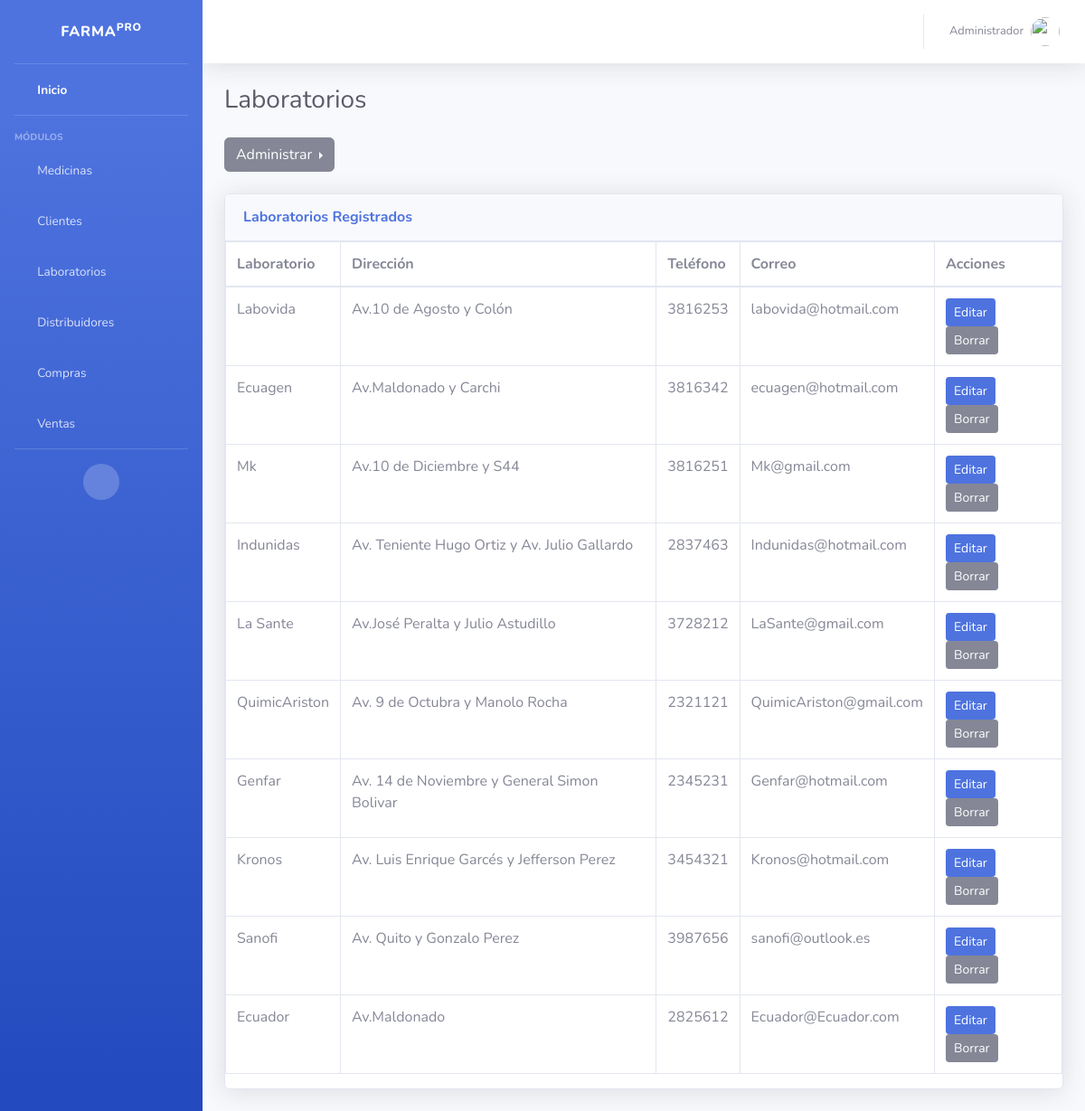
Page /laboratorios/ on the committed database.
### laboratorios/models.py (models this page shows, shortened)
class Laboratorio (models.Model):
    nombre_laboratorio = models.CharField(max_length=100, verbose_name="Laboratorio", blank=False, null=False, unique=True)
    direccion_laboratorio = models.TextField(max_length=200, verbose_name="Dirección", blank=False, null=False)
    telefono_laboratorio = models.IntegerField(max_length=10 ,verbose_name="Teléfono", blank=False, null=False )
    correo_laboratorio = models.EmailField( verbose_name="Correo", blank=False, null=False)
    registro_laboratorio = models.CharField(max_length=20, verbose_name="Registro", blank=False, null=False)
    autorizacion_laboratorio = models.CharField(max_length=20, verbose_name="Autorización", blank=False, null=False)
    class Meta:
        verbose_name ="Laboratorio"
        verbose_name_plural ="Laboratorios"

### laboratorios/views.py (the view)
# urls.py: path("", LaboratorioListView.as_view(), name="laboratorios"),
class LaboratorioListView(ListView):
    model = Laboratorio

### laboratorios/templates/laboratorios/laboratorio_list.html
{% extends 'core/base.html' %}
{% block cabecera %}
Laboratorios
{% endblock %}
{% block pie %}
{% include 'laboratorios/laboratorio_menu.html'%}
<div class="card shadow mb-4">
  <div class="card-header py-3">
      <h6 class="m-0 font-weight-bold text-primary">Laboratorios Registrados</h6>
  </div>
      <div class="table-responsive">
<table class="table table-bordered" id="dataTable" width="100%" cellspacing="0">
<thead>
    <tr>
        <th scope="col">Laboratorio</th>
        <th scope="col">Dirección</th>
        <th scope="col">Teléfono</th>
        <th scope="col">Correo</th>
        <th scope="col">Acciones</th>
    </tr>
  </thead>
    <tbody>
        {% for laboratorio in object_list %}
    <tr>
        <td>{{laboratorio.nombre_laboratorio}}</td>
        <td>{{laboratorio.direccion_laboratorio}}</td>
        <td>{{laboratorio.telefono_laboratorio}}</td>
        <td>{{laboratorio.correo_laboratorio}}</td>
        <td>
          <a href="{% url 'laboratorios:update' laboratorio.id %}" class="btn btn-sm btn-primary">Editar</a>
          <a href="{% url 'laboratorios:delete' laboratorio.id %}" class="btn btn-secondary btn-sm">Borrar</a>
        </td>
    </tr>
    {% endfor %}
    </tbody>
</table>
{% endblock %}

### rows in the picture
Laboratorio: nombre_laboratorio "Labovida", direccion_laboratorio "Av.10 de Agosto y Colón", telefono_laboratorio "3816253", correo_laboratorio "labovida@hotmail.com"
Laboratorio: nombre_laboratorio "Ecuagen", direccion_laboratorio "Av.Maldonado y Carchi", telefono_laboratorio "3816342", correo_laboratorio "ecuagen@hotmail.com"
Laboratorio: nombre_laboratorio "Mk", direccion_laboratorio "Av.10 de Diciembre y S44", telefono_laboratorio "3816251", correo_laboratorio "Mk@gmail.com"
Laboratorio: nombre_laboratorio "Indunidas", direccion_laboratorio "Av. Teniente Hugo Ortiz y Av. Julio Gallardo", telefono_laboratorio "2837463", correo_laboratorio "Indunidas@hotmail.com"
Laboratorio: nombre_laboratorio "La Sante", direccion_laboratorio "Av.José Peralta y Julio Astudillo", telefono_laboratorio "3728212", correo_laboratorio "LaSante@gmail.com"
Laboratorio: nombre_laboratorio "QuimicAriston", direccion_laboratorio "Av. 9 de Octubra y Manolo Rocha", telefono_laboratorio "2321121", correo_laboratorio "QuimicAriston@gmail.com"
Laboratorio: nombre_laboratorio "Genfar", direccion_laboratorio "Av. 14 de Noviembre y General Simon Bolivar", telefono_laboratorio "2345231", correo_laboratorio "Genfar@hotmail.com"
Laboratorio: nombre_laboratorio "Kronos", direccion_laboratorio "Av. Luis Enrique Garcés y Jefferson Perez", telefono_laboratorio "3454321", correo_laboratorio "Kronos@hotmail.com"
Laboratorio: nombre_laboratorio "Sanofi", direccion_laboratorio "Av. Quito y Gonzalo Perez", telefono_laboratorio "3987656", correo_laboratorio "sanofi@outlook.es"
Laboratorio: nombre_laboratorio "Ecuador", direccion_laboratorio "Av.Maldonado", telefono_laboratorio "2825612", correo_laboratorio "Ecuador@Ecuador.com"
